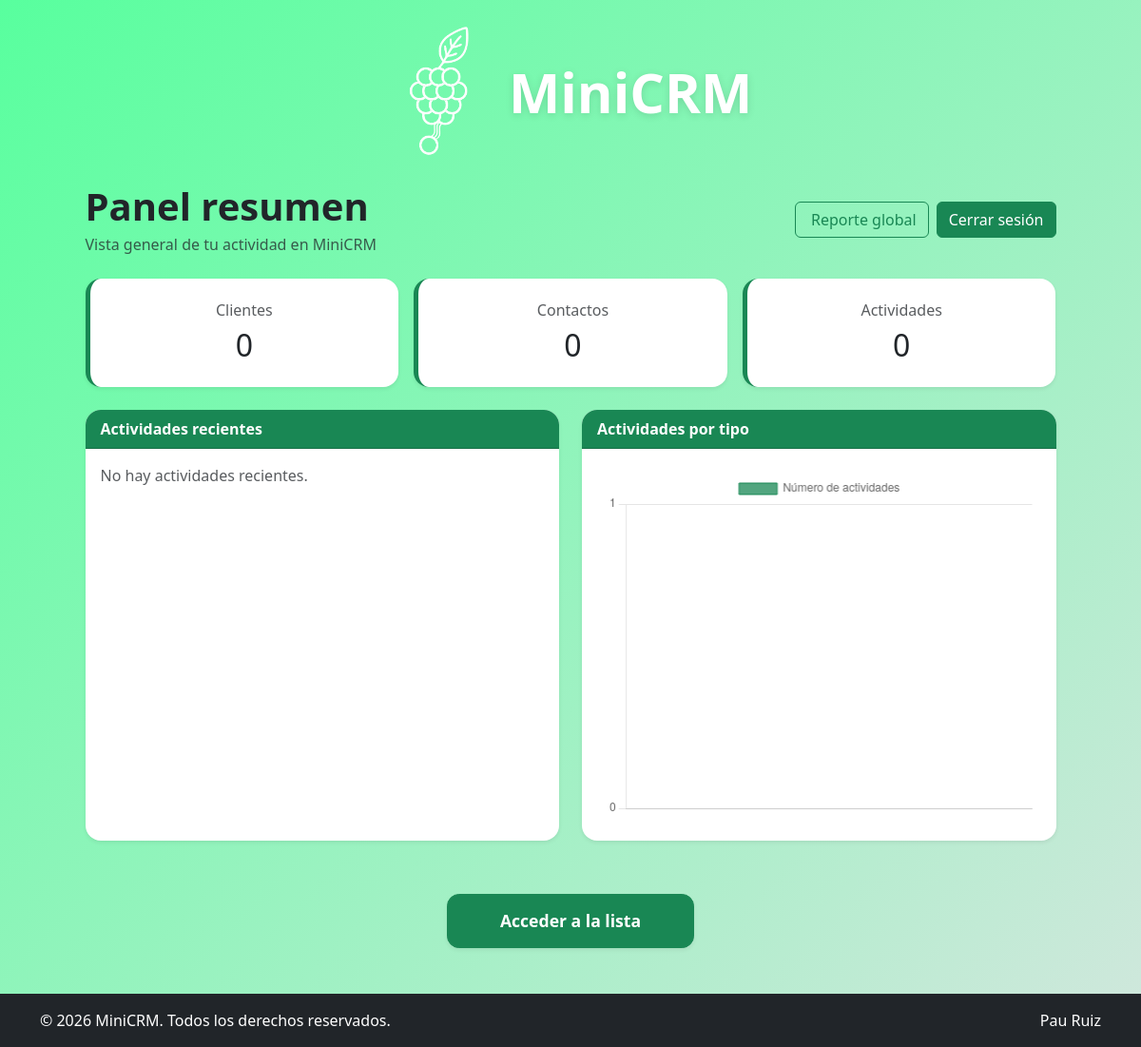
Page / (signed in) on the earlier database version.
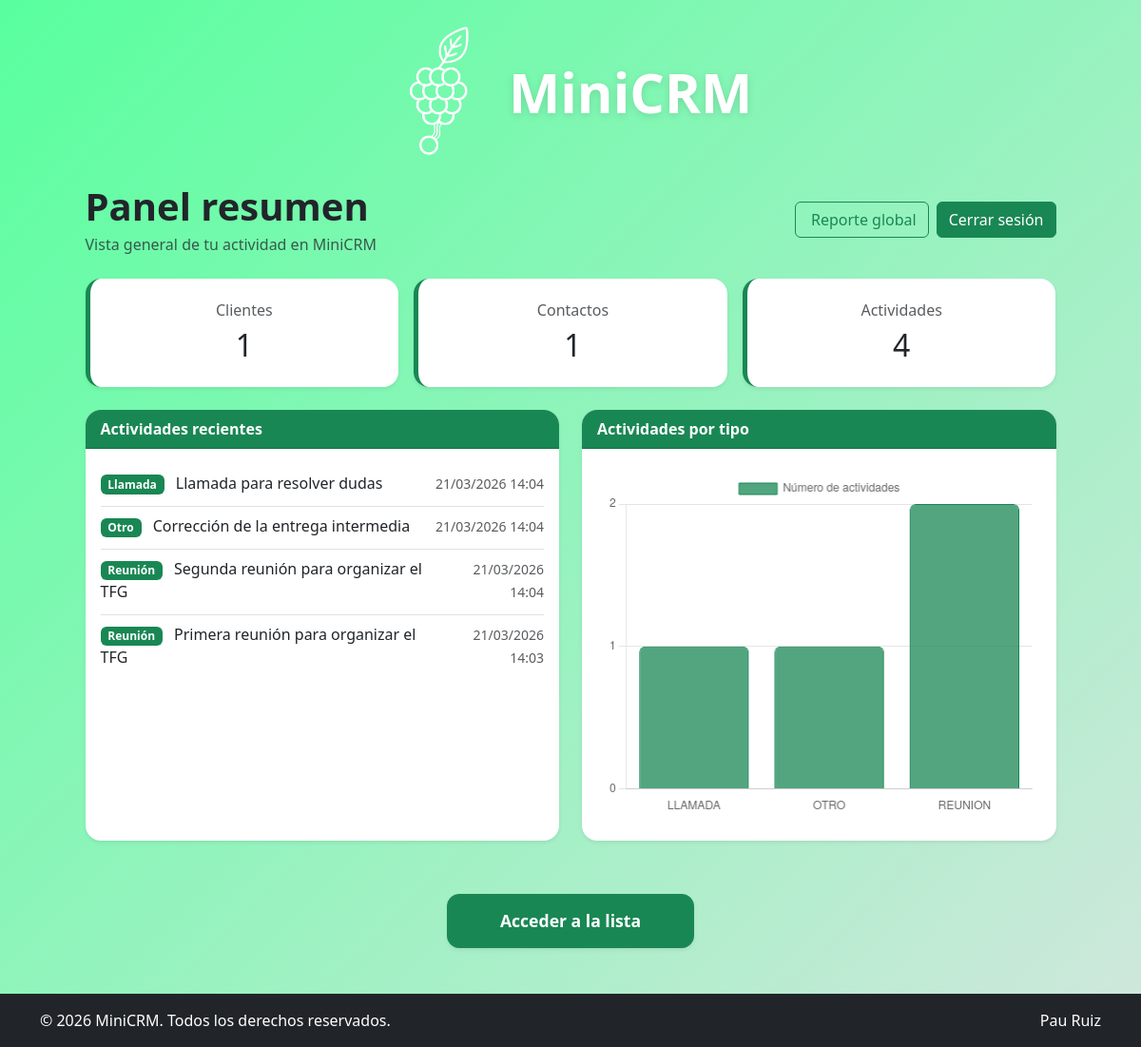
Same page on the later database version.
### clientes/models.py (models this page shows, shortened)
class Actividad(models.Model):
    TIPO_CHOICES = [
        ('LLAMADA', 'Llamada'),
        ('EMAIL', 'Email'),
        ('REUNION', 'Reunión'),
        ('OTRO', 'Otro'),
    ]
    cliente = models.ForeignKey(
        Cliente,
        on_delete=models.CASCADE,
        related_name='actividades'
    )
    tipo = models.CharField(max_length=10, choices=TIPO_CHOICES)
    descripcion = models.TextField()
    fecha = models.DateTimeField(auto_now_add=True)

### clientes/views.py (the view)
# urls.py: path('', views.dashboard, name='home'),
@login_required
def dashboard(request):
    total_clientes = Cliente.objects.filter(usuario=request.user).count()
    total_contactos = Contacto.objects.filter(cliente__usuario=request.user).count()
    total_actividades = Actividad.objects.filter(cliente__usuario=request.user).count()
    actividades_recientes = Actividad.objects.filter(
        cliente__usuario=request.user
    ).order_by('-fecha')[:25]
    actividades_por_tipo = Actividad.objects.filter(
        cliente__usuario=request.user
    ).values('tipo').annotate(total=Count('tipo')).order_by('tipo')
    labels_actividades = json.dumps([a['tipo'] for a in actividades_por_tipo])
    totales_actividades = json.dumps([a['total'] for a in actividades_por_tipo])
    return render(request, 'clientes/dashboard.html', {
        'total_clientes': total_clientes,
        'total_contactos': total_contactos,
        'total_actividades': total_actividades,
        'actividades_recientes': actividades_recientes,
        'labels_actividades': labels_actividades,
        'totales_actividades': totales_actividades,
    })

### clientes/templates/clientes/dashboard.html (shortened to what this page needs)
{% load static %}
<!DOCTYPE html>
<html lang="es">
<head>
    <link href="https://cdn.jsdelivr.net/npm/bootstrap@5.3.2/dist/css/bootstrap.min.css" rel="stylesheet">
</head>
<body>
<div class="main-content">
    <div class="container py-4">
        <div class="row justify-content-center">
            <div class="col-12 col-xl-11">
                <div class="brand-hero">
                    <img src="{% static 'img/logo.png' %}" alt="Logo MiniCRM" class="brand-logo">
                    <h2 class="brand-title">MiniCRM</h2>
                </div>
                <div class="d-flex flex-column flex-md-row justify-content-between align-items-md-center mb-4">
                    <div class="mb-3 mb-md-0">
                        <h1 class="dashboard-title mb-1">Panel resumen</h1>
                        <p class="text-muted mb-0">Vista general de tu actividad en MiniCRM</p>
                    </div>
                    <div class="d-flex flex-column flex-md-row gap-2 top-actions">
                        <a href="{% url 'reporte_global' %}"
                        class="btn btn-outline-success">
                             Reporte global
                        </a>
                        <form method="post" action="{% url 'logout' %}" class="m-0">
                            <button type="submit" class="btn btn-success">
                                Cerrar sesión
                            </button>
                        </form>
                    </div>
                </div>
                <div class="row g-3 mb-4">
                    <div class="col-12 col-md-4">
                        <div class="card shadow-sm summary-card h-100">
                            <div class="card-body text-center">
                                <h6 class="text-muted">Clientes</h6>
                                <h2 class="mb-0">{{ total_clientes }}</h2>
                            </div>
                        </div>
                    </div>
                    <div class="col-12 col-md-4">
                        <div class="card shadow-sm summary-card h-100">
                            <div class="card-body text-center">
                                <h6 class="text-muted">Contactos</h6>
                                <h2 class="mb-0">{{ total_contactos }}</h2>
                            </div>
                        </div>
                    </div>
                    <div class="col-12 col-md-4">
                        <div class="card shadow-sm summary-card h-100">
                            <div class="card-body text-center">
                                <h6 class="text-muted">Actividades</h6>
                                <h2 class="mb-0">{{ total_actividades }}</h2>
                            </div>
                        </div>
                    </div>
                </div>
                <div class="row g-4">
                    <div class="col-12 col-lg-6">
                        <div class="card shadow-sm panel-card h-100">
                            <div class="card-header bg-success text-white d-flex justify-content-between align-items-center">
                                <strong>Actividades recientes</strong>
                            </div>
                            <div class="card-body scroll-actividades">
                                {% if actividades_recientes %}
                                    <div class="d-none d-md-block">
                                        <ul class="list-group list-group-flush">
                                            {% for a in actividades_recientes %}
                                                <li class="list-group-item px-0">
                                                    <div class="d-flex justify-content-between align-items-start">
                                                        <div class="me-3">
                                                            <div class="mb-1">
                                                                <span class="badge bg-success me-2">
                                                                    {{ a.get_tipo_display }}
                                                                </span>
                                                                {{ a.descripcion }}
                                                            </div>
                                                        </div>
                                                        <div class="text-end">
                                                            <small class="text-muted">
                                                                {{ a.fecha|date:"d/m/Y H:i" }}
                                                            </small>
                                                        </div>
                                                    </div>
                                                </li>
                                            {% endfor %}
                                        </ul>
                                    </div>
                                {% else %}
                                    <p class="text-muted mb-0">No hay actividades recientes.</p>
                                {% endif %}
                            </div>
                        </div>
                    </div>
                    <div class="col-12 col-lg-6">
                        <div class="card shadow-sm panel-card h-100">
                            <div class="card-header bg-success text-white">
                                <strong>Actividades por tipo</strong>
                            </div>
                            <div class="card-body">
                                <div class="chart-wrapper">
                                    <canvas id="graficoActividades"></canvas>
                                </div>
                            </div>
                        </div>
                    </div>
                </div>
            </div>
        </div>
    </div>
    <div class="action-area">
        <a href="{% url 'lista_clientes' %}" class="btn btn-success btn-lista shadow-sm">
            Acceder a la lista
        </a>
    </div>
</div>
<footer class="bg-dark text-white py-3 mt-5 shadow-sm">
    <div class="container d-flex justify-content-between align-items-center">
        <div>
            &copy; 2026 MiniCRM. Todos los derechos reservados.
        </div>
        <div>
           <a href="https://www.linkedin.com/in/pau-ruiz-guti%C3%A9rrez-55abb0360/"
            class="text-white footer-link" target="_blank" style="text-decoration: none;">
            Pau Ruiz
            </a>
        </div>
    </div>
</footer>
<script>
    const ctx = document.getElementById('graficoActividades');
    new Chart(ctx, {
        type: 'bar',
        data: {
            labels: {{ labels_actividades|safe }},
            datasets: [{
                label: 'Número de actividades',
                data: {{ totales_actividades|safe }},
                backgroundColor: 'rgba(25, 135, 84, 0.75)',
                borderColor: 'rgba(25, 135, 84, 1)',
                borderWidth: 1,
                borderRadius: 6,
                categoryPercentage: 0.9,
                barPercentage: 0.9
            }]
        },
        options: {
            responsive: true,
            maintainAspectRatio: false,
            layout: {
                padding: 10
            },
            scales: {
                x: {
                    offset: true,
                    ticks: {
                        autoSkip: false,
                        maxRotation: 45,
                        minRotation: 0
                    },
                    grid: {
                        display: false
                    }
                },
                y: {
                    beginAtZero: true,
                    ticks: {
                        precision: 0
                    }
                }
            },
            plugins: {
                legend: {
                    display: true
                }
            }
        }
    });
</script>
</body>
</html>

### clientes/templates/clientes/dashboard.html (style rules this page uses)
body { min-height: 100vh; background: linear-gradient(135deg, #58ff9e, #d1e7dd); display: flex; flex-direction: column; }
.main-content { flex: 1; }
.brand-hero { display: flex; justify-content: center; align-items: center; gap: 18px; margin-bottom: 1.5rem; text-align: center; }
.brand-logo { max-height: 145px; width: auto; object-fit: contain; }
.brand-title { color: white; font-size: 3.6rem; font-weight: 700; margin: 0; line-height: 1; text-shadow: 0 2px 8px rgba(0,0,0,0.12); }
.summary-card { border: 0; border-left: 5px solid #198754; border-radius: 1rem; }
.summary-card .card-body { padding: 1.5rem; }
.panel-card { border: 0; border-radius: 1rem; overflow: hidden; }
.scroll-actividades { max-height: 420px; overflow-y: auto; }
.dashboard-title { font-weight: 700; }
.chart-wrapper { position: relative; width: 100%; height: 380px; }
.action-area { text-align: center; margin-top: 2rem; }
.btn-lista { padding: 0.9rem 2rem; font-size: 1.1rem; font-weight: 600; border-radius: 0.8rem; min-width: 260px; }

Differences in the rows shown:
added Actividad: tipo "Llamada", descripcion "Llamada para resolver dudas", fecha "21/03/2026 14:04"
added Actividad: tipo "Otro", descripcion "Corrección de la entrega intermedia", fecha "21/03/2026 14:04"
added Actividad: tipo "Reunión", descripcion "Segunda reunión para organizar el TFG", fecha "21/03/2026 14:04"
added Actividad: tipo "Reunión", descripcion "Primera reunión para organizar el TFG", fecha "21/03/2026 14:03"
Other differences:
{{ total_clientes }}: "0" → "1"
{{ total_contactos }}: "0" → "1"
{{ total_actividades }}: "0" → "4"
chart data {{ labels_actividades|safe }}: [] → ["LLAMADA", "OTRO", "REUNION"]
chart data {{ totales_actividades|safe }}: [] → [1, 1, 2]
text no longer shown: "No hay actividades recientes."
